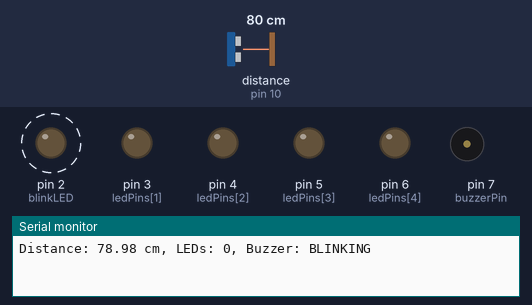
A sketch run on a simulated Arduino Uno, built with avr-gcc and run on an emulated ATmega328P. Parts: output pins drawn as LEDs (lit = HIGH), buzzer (waves = sounding), the last lines printed to the serial monitor. Wiring (inferred from the names in the program): ultrasonic range finder: trigger pin 9; echo pin 10. Dashed ring = blinking. Inputs (shaded band) come from the test bench; at power-on: distance to the obstacle (sensor on pin 10) 80 cm. The echo pulse lasts 58.3 µs per cm; pins used as bus, display or sensor lines are not drawn.

Above: at 2.8 s.
2.9 s: distance to the obstacle (sensor on pin 10) set to 50 cm
6.4 s: distance to the obstacle (sensor on pin 10) set to 40 cm
At 7.4 s:
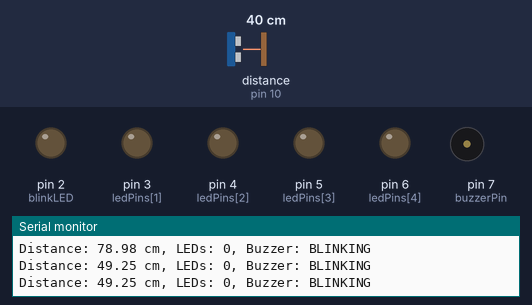
10.5 s: distance to the obstacle (sensor on pin 10) set to 31 cm
At 11.3 s:
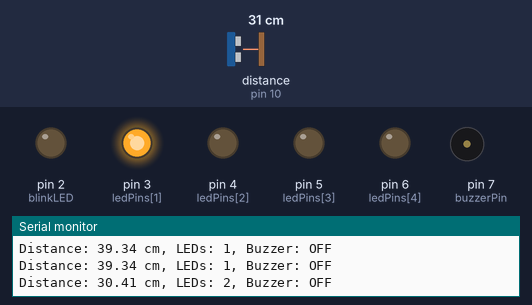
13.2 s: distance to the obstacle (sensor on pin 10) set to 25 cm
At 15.1 s:
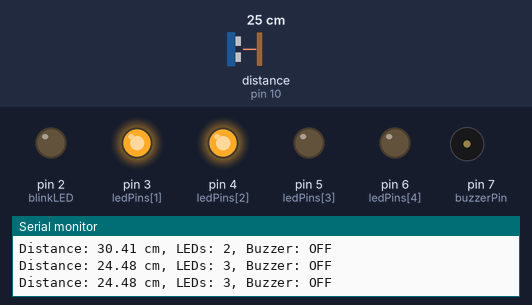
15.9 s: distance to the obstacle (sensor on pin 10) set to 2 cm
At 16.8 s:
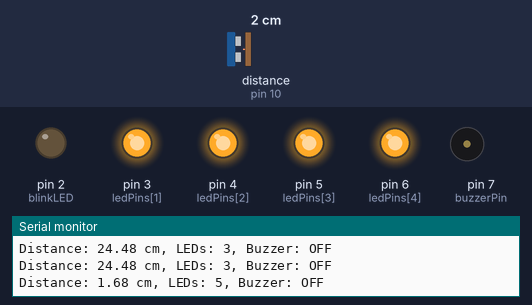
18.6 s: distance to the obstacle (sensor on pin 10) set to 35 cm
At 19.3 s:
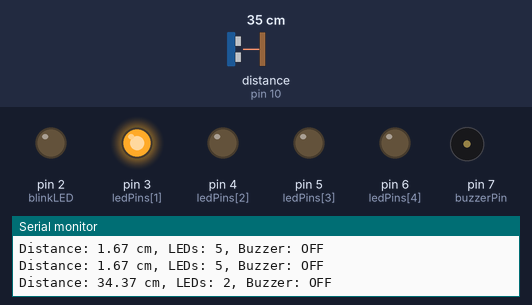
Timing chart, 0 to 21.6 s (numbered marks = the images above; inputs shaded):
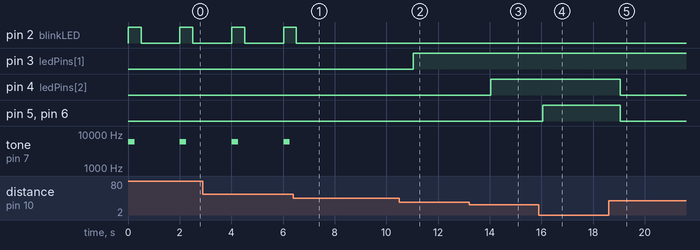

Measured:
- the behaviour switches between 45 and 44 cm on distance to the obstacle (sensor on pin 10) (found by bisection; images 0 and 1)
- the behaviour switches between 36 and 35 cm on distance to the obstacle (sensor on pin 10) (found by bisection; images 1 and 2)
- the behaviour switches between 28 and 27 cm on distance to the obstacle (sensor on pin 10) (found by bisection; images 2 and 3)
- after the input at 6.4 s, pin 2 (blinkLED): goes on until 6.5 s, then stays LOW; tone on pin 7 (buzzerPin): stops changing and stays silent
- after the input at 10.5 s, pin 3 (ledPins[1]): LOW → HIGH after 0.53 s
- after the input at 13.2 s, pin 4 (ledPins[2]): LOW → HIGH after 0.84 s
- after the input at 15.9 s, pin 5 (ledPins[3]), pin 6 (ledPins[4]): LOW → HIGH after 0.15 s
- after the input at 18.6 s, pin 4 (ledPins[2]), pin 5 (ledPins[3]), pin 6 (ledPins[4]): HIGH → LOW after 0.45 s

The sketch:

water_level.ino
```cpp
// Define pins
const int trigPin = 9;
const int echoPin = 10;
const int ledPins[] = {2, 3, 4, 5, 6};
const int buzzerPin = 7;
const int blinkLED = 2; // LED that will blink when the water level is low

// Constants for water level measurement
const float fullLevelDistance = 10.0; // Distance when the tank is full (cm)
const float emptyLevelDistance = 52.0; // Distance when the tank is empty (cm)
const int numLEDs = 5;
const float stepDistance = (emptyLevelDistance - fullLevelDistance) / numLEDs;

void setup() {
  // Initialize pins
  pinMode(trigPin, OUTPUT);
  pinMode(echoPin, INPUT);
  for (int i = 0; i < numLEDs; i++) {
    pinMode(ledPins[i], OUTPUT);
  }
  pinMode(buzzerPin, OUTPUT);

  // Start serial communication
  Serial.begin(9600);
}

void loop() {
  // Measure distance
  float distance = measureDistance();

  // Determine the number of LEDs to light up
  int ledsToLight = determineLEDs(distance);

  // Control LEDs
  controlLEDs(ledsToLight);

  // Control buzzer and blinking LED
  controlBuzzerAndBlinkingLED(ledsToLight);

  // Print distance and status for debugging
  Serial.print("Distance: ");
  Serial.print(distance);
  Serial.print(" cm, LEDs: ");
  Serial.print(ledsToLight);
  Serial.print(", Buzzer: ");
  Serial.println(ledsToLight == 0 ? "BLINKING" : "OFF");

  // Wait before next measurement
  delay(1000);
}

float measureDistance() {
  // Send a pulse to trigger pin
  digitalWrite(trigPin, LOW);
  delayMicroseconds(2);
  digitalWrite(trigPin, HIGH);
  delayMicroseconds(10);
  digitalWrite(trigPin, LOW);

  // Read the echo pin
  long duration = pulseIn(echoPin, HIGH);

  // Calculate the distance in cm
  float distance = duration * 0.034 / 2;

  return distance;
}

int determineLEDs(float distance) {
  if (distance <= fullLevelDistance) {
    return numLEDs;
  } else if (distance >= emptyLevelDistance) {
    return 0;
  } else {
    return numLEDs - (distance - fullLevelDistance) / stepDistance;
  }
}

void controlLEDs(int ledsToLight) {
  for (int i = 0; i < numLEDs; i++) {
    if (i < ledsToLight) {
      digitalWrite(ledPins[i], HIGH);
    } else {
      digitalWrite(ledPins[i], LOW);
    }
  }
}

void controlBuzzerAndBlinkingLED(int ledsToLight) {
  if (ledsToLight == 0) {
    digitalWrite(blinkLED, HIGH);
    tone(buzzerPin, 6000, 250);
    delay(500);
    digitalWrite(blinkLED, LOW);
    noTone(buzzerPin);
    delay(500);
  } else {
    // Make sure the blinking LED and buzzer are off
    digitalWrite(blinkLED, LOW);
    noTone(buzzerPin);
  }
}
```
